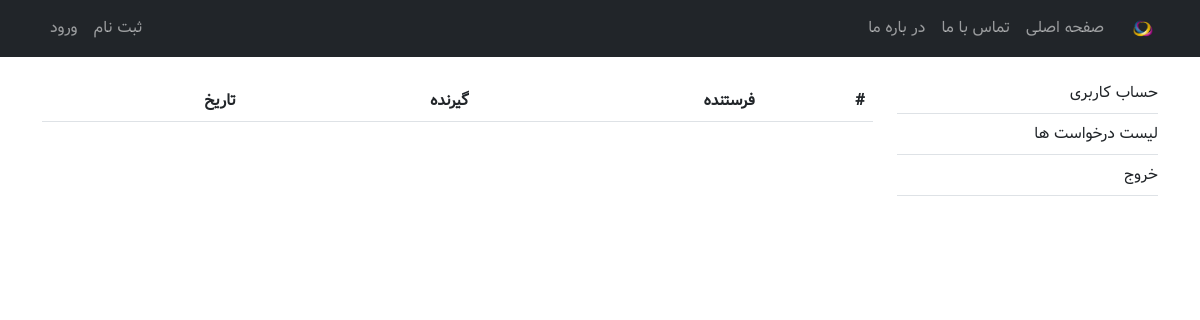
Before: /myadmin/requests_list/ with the older database file.
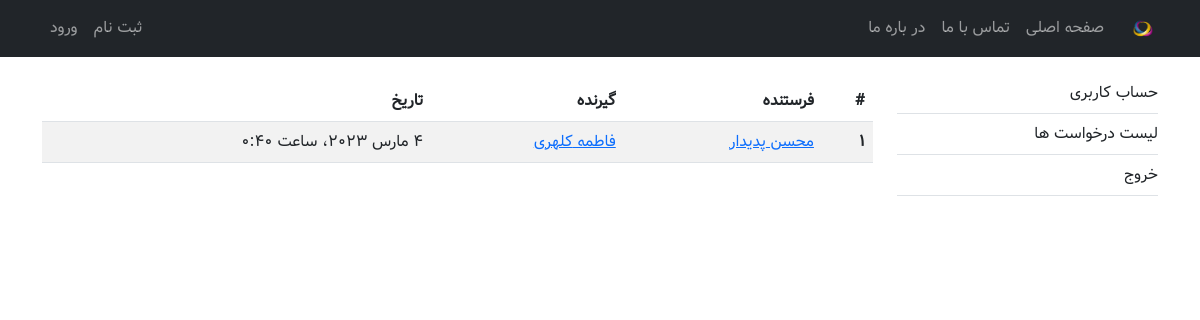
After: the same page with the newer database file.
### account/models.py (models this page shows, shortened)
class Relation(models.Model):
    sender = models.ForeignKey(User, on_delete=models.CASCADE, related_name="sender", verbose_name='فرستنده')
    reciver = models.ForeignKey(User, on_delete=models.CASCADE, related_name="reciver", verbose_name='گیرنده')
    status = models.CharField(max_length=1, choices=RELATION_CHOICES)
    created_at = models.DateTimeField("تاریخ ثبت درخواست", auto_now_add=True)
    updated_at = models.DateTimeField("تاریخ ویرایش", auto_now=True)
    class Meta:
        db_table = 'relations'
        managed = True
        verbose_name = 'رابطه'
        verbose_name_plural = 'رابطه ها'

class User(AbstractBaseUser):
    PHONE_REGEX = RegexValidator(
        regex=r"^09\d{9}$", message="شماره موبایل اشتباه میباشد")
    phone = models.CharField(
        "شماره موبایل", max_length=11, unique=True, validators=[PHONE_REGEX])
    first_name = models.CharField("نام", max_length=100)
    last_name = models.CharField("نام خانوادگی", max_length=100)
    gender = models.CharField("جنسیت", max_length=1,
                              choices=GENDER_CHOICES, default="1")
    register_for = models.CharField(
        "ثبت نام برای", max_length=1, choices=REGISTER_FOR_CHOICES, default="1")
    is_active = models.BooleanField("فعال", default=True)
    is_superuser = models.BooleanField("ابرکاربر", default=False)  # superuser
    is_admin = models.BooleanField("رابط", default=False)  # connector
    is_staff = models.BooleanField("کارشناس", default=False)  # expert
    joined_date = models.DateTimeField("تاریخ ثبت نام", auto_now_add=True)
    last_login = models.DateTimeField("تاریخ آخرین ورود", auto_now=True)
    objects = UserManager()
    USERNAME_FIELD = "phone"
    class Meta:
        db_table = "users"
        managed = True
        verbose_name = "کاربر"
        verbose_name_plural = "کاربران"

### myadmin/views.py (the view)
# urls.py: path('myadmin/requests_list/', requests_list_view, name='requests_list'),
def requests_list_view(request):
    template_name = "myadmin/requests_list.html"
    template_title = "لیست درخواست ها"
    relations = Relation.objects.filter(status='2')
    context = {
        'template_title': template_title,
        'relations': relations
    }
    return render(request, template_name, context)

### templates/myadmin/requests_list.html (shortened to what this page needs)
{% extends "myadmin.html" %}
{% load static %}
{% load myadmin_tags %}
{% block dashboard_content %}
<table class="table table-striped table-hover">
  <thead>
    <tr>
      <th scope="col">#</th>
      <th scope="col">فرستنده</th>
      <th scope="col">گیرنده</th>
      <th scope="col">تاریخ</th>
    </tr>
  </thead>
  <tbody>
    {% for relation in relations %}
    <tr>
      <th scope="row">1</th>
      <td>
        <a href="{% url 'myadmin:user_detail' pk=relation.sender.pk %}">
          {{ relation.sender.first_name }} {{ relation.sender.last_name }}
        </a>
      </td>
      <td>
        <a href="{% url 'myadmin:user_detail' pk=relation.reciver.pk %}">
          {{ relation.reciver.first_name }} {{ relation.reciver.last_name }}
        </a>
      </td>
      <td>{{ relation.updated_at }}</td>
    </tr>
    {% endfor %}
</table>
{% endblock dashboard_content %}

Changed rows visible on the page:
now on this page (row edited): Relation: sender.first_name "محسن", sender.last_name "پدیدار", reciver.first_name "فاطمه", reciver.last_name "کلهری", updated_at "4 مارس 2023، ساعت 0:40"
